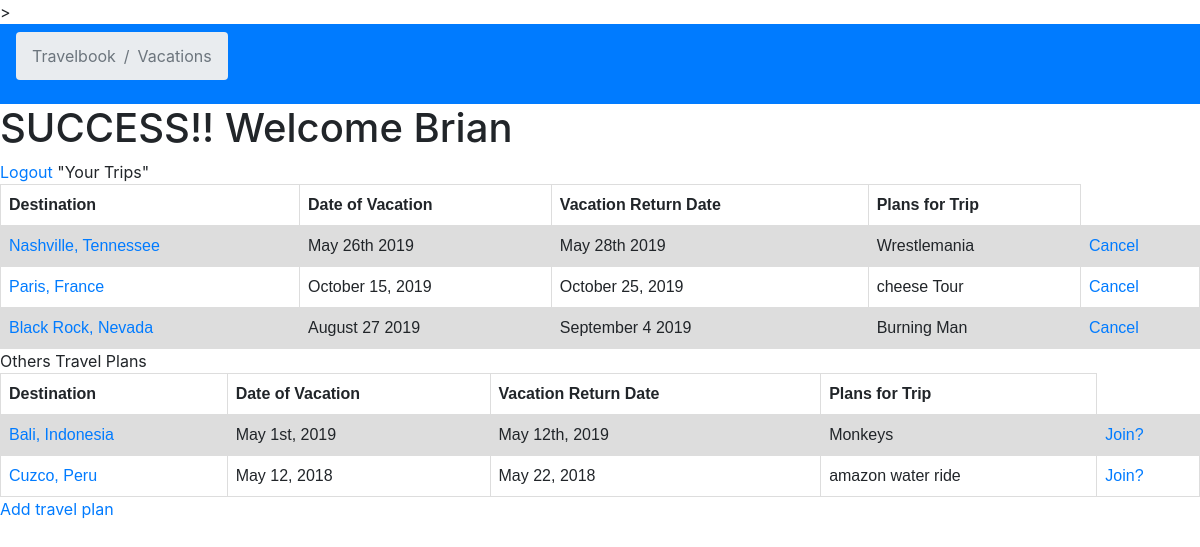
Page /travels (signed in) on the committed database.
### pythonExamApp/models.py (models this page shows)
class User(models.Model):
    Name = models.CharField(max_length=255)
    Username = models.CharField(max_length=255)
    Password = models.CharField(max_length=255)
    created_at = models.DateTimeField(auto_now_add=True)
    updated_at = models.DateTimeField(auto_now=True)
    objects = UserManager()

class Vacations(models.Model):
    Name = models.CharField(max_length=255)
    TravelStart = models.CharField(max_length=255)
    TravelEnd = models.CharField(max_length=255)
    Plan = models.TextField()
    Traveler = models.ForeignKey(User, related_name= "PlacesToVisit", on_delete = models.CASCADE)
    PossibleTrips = models.ManyToManyField(User, related_name= "possible_places")
    created_at = models.DateTimeField(auto_now_add=True)
    updated_at = models.DateTimeField(auto_now=True)
    objects = VacationsManager()

### pythonExamApp/views.py (the view)
# urls.py: path("travels", views.travels),
def travels(request):
    loggedInUser = User.objects.get(id=request.session['loggedInId'])
    if 'loggedInId' not in request.session:
        messages.error(request, "Log in to view Page.")
        return redirect("/")
    context = {
        'loggedInId': loggedInUser,
        'allVacations': Vacations.objects.all(),
        'YourTrips': Vacations.objects.filter(PossibleTrips = loggedInUser),
        'otherTrips': Vacations.objects.exclude(PossibleTrips = loggedInUser)
    }
    return render(request, "travels.html", context)

### pythonExamApp/templates/travels.html (shortened to what this page needs)
<!DOCTYPE html>
<html lang="en">
<head>
    <link rel="stylesheet" href="https://cdn.jsdelivr.net/npm/bootstrap@4.5.3/dist/css/bootstrap.min.css">
    <nav aria-label="breadcrumb"class="navbar navbar-dark bg-primary" >
        <ol class="breadcrumb">
        <li class="breadcrumb-item active" aria-current="page">Travelbook</li>
        <li class="breadcrumb-item active" aria-current="page">Vacations</li>
        </ol>
    </nav>
</head>
<body>
    <h1>SUCCESS!! Welcome {{loggedInId.Name}} </h1>
    <a href="/logout">Logout</a>
    "Your Trips"
    <table>
        <tr>
          <th>Destination</th>
          <th>Date of Vacation</th>
          <th>Vacation Return Date</th>
          <th>Plans for Trip </th>
        </tr>
        {% for x in YourTrips %}
        <tr>
          <td><a href="/destination/{{x.id}}">{{x.Name}}</a></td>
          <td>{{x.TravelStart}}</td>
          <td>{{x.TravelEnd}}</td>
          <td>{{x.Plan}}</td>
          <td><a href="/cancel/{{x.id}}">Cancel</a></td>
        </tr>
       {% endfor %}
      </table>
      Others Travel Plans
        <table>
            <tr>
            <th>Destination</th>
            <th>Date of Vacation</th>
            <th>Vacation Return Date</th>
            <th>Plans for Trip </th>
            </tr>
        {% for x in otherTrips %}
            <tr>
            <td><a href="/destination/{{x.id}}">{{x.Name}}</a></td>
            <td>{{x.TravelStart}}</td>
            <td>{{x.TravelEnd}}</td>
            <td>{{x.Plan}}</td>
            <td><a href="/JoinTrip/{{x.id}}">Join?</a></td>
            </tr>
        {% endfor %}
        </table>
        <a href="/travels/add">Add travel plan</a>
</body>
</html>

### pythonExamApp/templates/travels.html (style rules this page uses)
table { font-family: arial, sans-serif; border-collapse: collapse; width: 100%; }
td, th { border: 1px solid #dddddd; text-align: left; padding: 8px; }
tr:nth-child(even) { background-color: #dddddd; }

### rows in the picture
User: Name "Brian"
Vacations: Name "Nashville, Tennessee", TravelStart "May 26th 2019", TravelEnd "May 28th 2019", Plan "Wrestlemania"
Vacations: Name "Paris, France", TravelStart "October 15, 2019", TravelEnd "October 25, 2019", Plan "cheese Tour"
Vacations: Name "Black Rock, Nevada", TravelStart "August 27 2019", TravelEnd "September 4 2019", Plan "Burning Man"
Vacations: Name "Bali, Indonesia", TravelStart "May 1st, 2019", TravelEnd "May 12th, 2019", Plan "Monkeys"
Vacations: Name "Cuzco, Peru", TravelStart "May 12, 2018", TravelEnd "May 22, 2018", Plan "amazon water ride"
